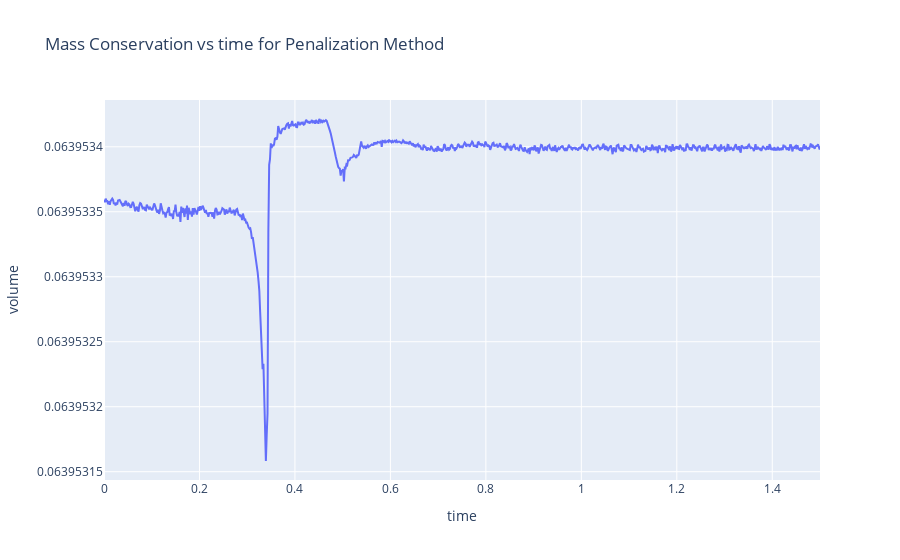

Notebook cell for this chart:
### Code cell
import plotly.graph_objects as go
import numpy as np

fig = go.Figure()
name=names[0]
fig.add_trace(go.Scatter(x=lines[name]["x"], y=lines[name]["y"], mode='lines', name=name))
fig.update_layout(title=title+" for Penalization Method",
                   xaxis_title=xlabel,
                   yaxis_title=ylabel,xaxis = dict(
        range=(0, 1.5),
        constrain='domain'
    ))

# fig.show()
offline.iplot(fig,
             image='svg')

### Figure 1 — Plotly figure (JSON) as saved in the notebook; plotly's stock layout.template omitted (floating-point values rounded to 4 significant figures; data arrays with more than 128 entries replaced by an {"elided": "..."} marker saying what was removed)
{"data": [{"mode": "lines", "name": "Penalization method", "type": "scatter", "x": {"elided": "1149 float values"}, "y": {"elided": "1149 float values"}}], "layout": {"title": {"text": "Mass Conservation vs time for Penalization Method"}, "xaxis": {"constrain": "domain", "range": [0, 1.5], "title": {"text": "time"}}, "yaxis": {"title": {"text": "volume"}}}}
